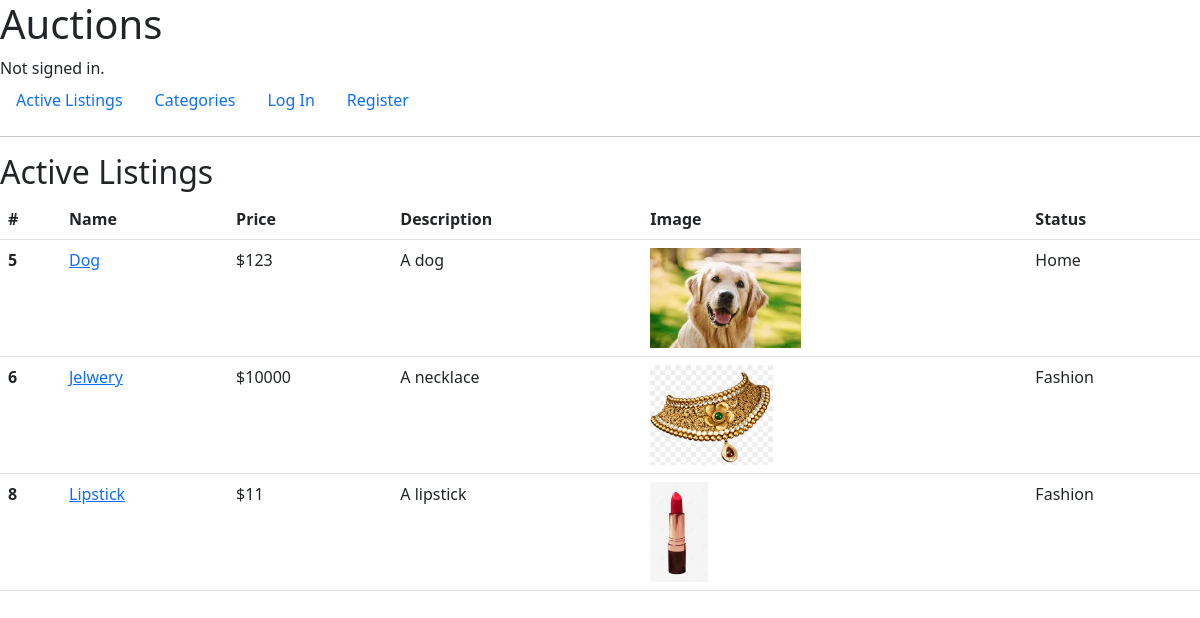
The page / on the database its author committed.
### auctions/models.py (models this page shows, shortened)
class Auction(models.Model):
    name = models.CharField(max_length=25)
    price = models.IntegerField()
    description = models.TextField(max_length=100)
    seller = models.ForeignKey(
        User,
        related_name="auctions",
        on_delete=models.CASCADE
        )
    image = models.ImageField(
        null=True,
        blank=True,
        upload_to='photos/'
        )
    category = models.ForeignKey(
        Category,
        null=True,
        related_name="auctions",
        on_delete=models.SET_NULL
        )
    start_time = models.DateTimeField()
    watchers = models.ManyToManyField(
        User,
        blank=True,
        related_name='auctions_watchers'
        )
    status = models.BooleanField(default=True)
    class Meta:
        ordering = ('start_time',)

class Category(models.Model):
    id = models.AutoField(primary_key=True)
    title = models.CharField(max_length=25)
    class Meta:
        ordering = ('title',)
    def __str__(self):
        return f"{self.title}"

### auctions/views.py (the view)
# urls.py: path("", views.index, name="index"),
def index(request):
    obj = Auction.objects.all()
    return render(request, "auctions/index.html",
    {"obj": obj})

### auctions/templates/auctions/index.html
{% extends "auctions/layout.html" %}
{% load static %}
{% block body %}
    <h2>Active Listings</h2>
    <table class="table table-hover">
        <thead>
            <tr>
                <th scope="row">#</th>
                <th scope="col">Name</th>
                <th scope="col">Price</th>
                <th scope="col">Description</th>
                <th scope="col">Image</th>
                <th scope="col">Status</th>
            </tr>
        </thead>
        <tbody>
            {% for i in obj %}
                    <tr>
                        <th scope="row">{{ i.id }}</th>
                        <td> <a href="{% url 'auction' i.id %}">{{ i.name }}</a> </td>
                        <td> ${{ i.price }} </td>
                        <td> {{ i.description }} </td>
                        {% if '' == i.image %}
                            <td> <img src="photos/question.svg" height="100"> </td>
                        {% else %}
                            <td> <img src="{{ i.image }}" height="100"> </td>
                        {% endif %}
                        {% if 1 == i.status %}
                            <td> {{ i.category }} </td>
                        {% else %}
                            <td>Inactive</td>
                        {% endif %}
                    </tr>
            {% endfor %}
        </tbody>
    </table>
{% endblock %}

### auctions/templates/auctions/layout.html (shortened to what this page needs)
{% load static %}
<!DOCTYPE html>
<html lang="en">
    <head>
        <link href="https://cdn.jsdelivr.net/npm/bootstrap@5.3.0-alpha1/dist/css/bootstrap.min.css" rel="stylesheet">
    </head>
    <body>
        <h1>Auctions</h1>
        <div>
            {% if user.is_authenticated %}
                Signed in as <strong>{{ user.username }}</strong>.
            {% else %}
                Not signed in.
            {% endif %}
        </div>
        <ul class="nav">
            <li class="nav-item">
                <a class="nav-link" href="{% url 'index' %}">Active Listings</a>
            </li>
            <li class="nav-item">
                <a class="nav-link" href="{% url 'category' %}">Categories</a>
            </li>
            {% if user.is_authenticated %}
                <li class="nav-item">
                    <a class="nav-link" href="{% url 'create' %}">Create Listing</a>
                </li>
                <li class="nav-item">
                    <a class="nav-link" href="{% url 'logout' %}">Log Out</a>
                </li>
                <li class="nav-item">
                    <a class="nav-link" href="{% url 'watchlist' %}">Watchlist</a>
                </li>
            {% else %}
                <li class="nav-item">
                    <a class="nav-link" href="{% url 'login' %}">Log In</a>
                </li>
                <li class="nav-item">
                    <a class="nav-link" href="{% url 'register' %}">Register</a>
                </li>
            {% endif %}
        </ul>
        <hr>
        {% block body %}
        {% endblock %}
    </body>
</html>

### rows shown on the page
Auction: id "5", name "Dog", price "123", description "A dog", image (picture), category "Home"
Auction: id "6", name "Jelwery", price "10000", description "A necklace", image (picture), category "Fashion"
Auction: id "8", name "Lipstick", price "11", description "A lipstick", image (picture), category "Fashion"
